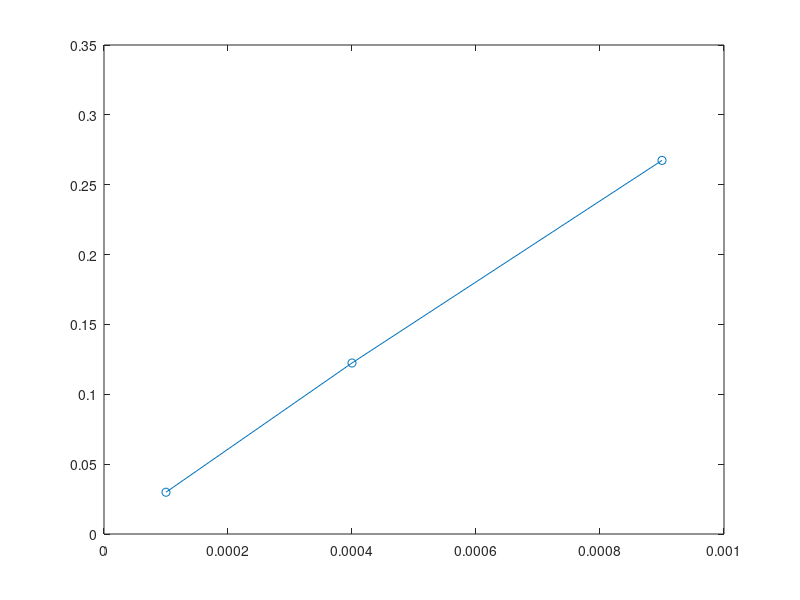
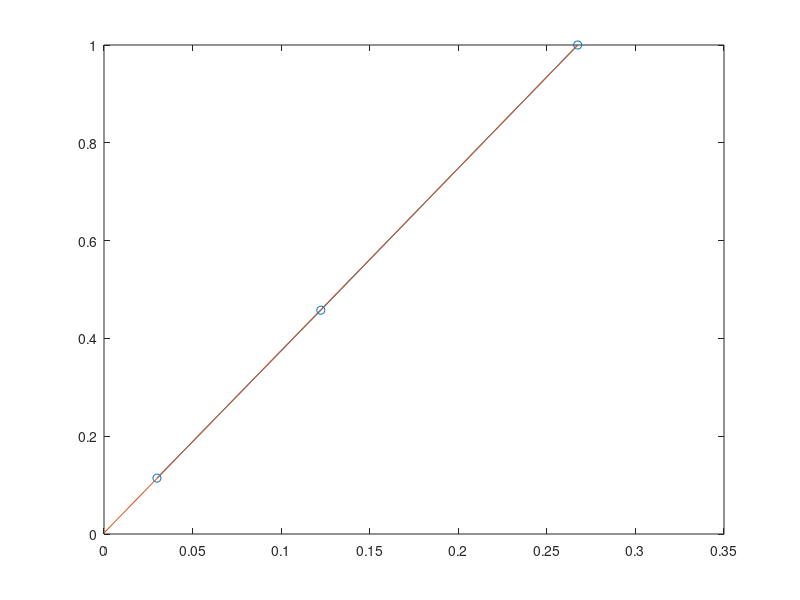

The MATLAB source for these figures, in order:

% 
% diam = [0 10 20 30 60 120]/1000
% 
% farad = -[-0.1 -30 -122.5 -267.5 -1100 -4360]/1000
% % pmt = [5 6.731 10.993 17.636 53.212 185.078]
% pmt = [5 6.512 10.419 16.542 51.151 186.888]

diam = [0 10 20 30]/1000
farad = -[-0.1 -30 -122.5 -267.5]/1000
pmt = [5.118 25.028 84.835 179.299]


diam = diam(2:end)-diam(1);
farad = farad(2:end)-farad(1);
pmt = pmt(2:end)-pmt(1);


figure(1)
clf
plot(diam.^2,farad,'-o')


figure(2)
clf
plot(farad,pmt./max(pmt),'-o')

[p s] = polyfit(farad(1:3),pmt(1:3),1)

hold on
plot([0 farad],polyval(p,[0 farad])./max(pmt))